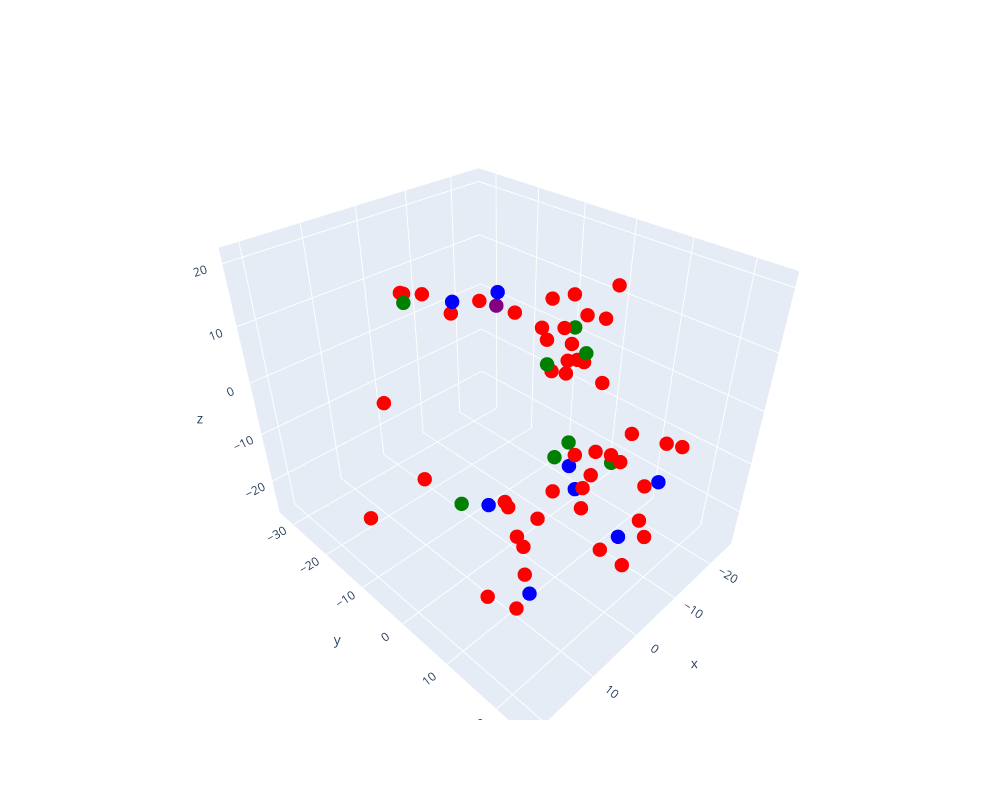

The code cell stored with this chart in its notebook:
### Code cell
device = torch.device("cuda:0" if torch.cuda.is_available() else "cpu")
%run mrs.ipynb

### Figure 1 — Plotly figure (JSON) as saved in the notebook; plotly's stock layout.template omitted (floating-point values rounded to 4 significant figures)
{"data": [{"marker": {"color": ["green", "green", "green", "green", "green", "green", "green", "green", "purple", "green", "blue", "blue", "blue", "blue", "blue", "blue", "blue", "blue", "blue", "red", "red", "red", "red", "red", "red", "red", "red", "red", "red", "red", "red", "red", "red", "red", "red", "red", "red", "red", "red", "red", "red", "red", "red", "red", "red", "red", "red", "red", "red", "red", "red", "red", "red", "red", "red", "red", "red", "red", "red", "red", "red", "red", "red", "red", "red", "red", "red", "red", "red"], "colorscale": [[0, "#440154"], [0.1111, "#482878"], [0.2222, "#3e4989"], [0.3333, "#31688e"], [0.4444, "#26828e"], [0.5556, "#1f9e89"], [0.6667, "#35b779"], [0.7778, "#6ece58"], [0.8889, "#b5de2b"], [1, "#fde725"]], "opacity": 1, "size": 5}, "mode": "markers", "text": ["TRUFUFB128F931C207", "TRRKXNQ128F9339002", "TRBGSFN128F9324F03", "TRGBFPD128F9342C5B", "TRJCBVC128F42581E1", "TRHAPQK128F932A793", "TRILEBD128F149855C", "TROZTEN12903CE4349", "TRQVSFC128F425582C", "TRDZVAX128F427C6FA", "TRFUMNQ128F933906A", "TRUZITH128F4289515", "TROWHLF12903D01B43", "TRJMIEZ128F934765F", "TRXWUSJ12903CE4291", "TRMGVXA128F147A025", "TRNNGMK128F423F034", "TROHKLC128F425924E", "TRLLBPN128F9344596", "TRCPVKZ128E07840F5", "TRCTSMD128E07993C9", "TRUEZCH128F92EB57C", "TRFGUDM128F14989B4", "TRFLJDW128F428B0B9", "TRFXZBQ128E0792A45", "TRHHANT128F933E6B4", "TRELYSZ12903CAF337", "TRIKFBG128F429EFCC", "TRLLEBN128EF34F646", "TRAOWOQ128F932C658", "TRPQEOJ128F934C869", "TRBAEIV128F9338CC0", "TRWUHOB128F930982A", "TRWEHMI12903D0199B", "TRUZSNU128F4235052", "TRVFTAS128F931EA86", "TRRGVHI128F932C384", "TRFVCFN128F42AD5FC", "TRFSQVJ128F424CCE7", "TRUGLCD12903C9D1C6", "TRDTDUR128F42AF953", "TRLBHMR128F92FC6BF", "TRCKJOQ128F9332477", "TRQATBZ128F9329C5C", "TRIGNWV128F424D0FE", "TRXCIRY128F92E81CC", "TRGUKOE128F9334377", "TRQQYKP128F1482484", "TRVDPTF128E079436A", "TRJZVYD128F9338C02", "TRILSEZ128F427FC57", "TRJDCYY12903CDEC04", "TRNXFMV12903CD4460", "TRYWQDU12903C98A19", "TRTZMDC128F4278F68", "TRRZOBS128F424E4DA", "TRLLWOS128F9332861", "TRXOXLY128F42727F5", "TRFELDK128F9333C72", "TRYVNPM128F9348492", "TRBIPZI12903CD03B9", "TRPVFYU128E07984B4", "TRZAYAJ128F4250729", "TRUNLHE12903CBB298", "TRXFDRB128E078A723", "TRMUSCI128F93481B1", "TRINCRL128F148B0C7", "TRDNTZC12903CB5146", "TRFOXBG128F427EC52"], "type": "scatter3d", "x": [19.31, -12.91, -5.505, 1.129, 11.88, -25.14, 4.504, -14.0, -10.28, 16.48, 6.327, -6.872, -5.807, -1.05, 19.31, 7.408, -6.63, 16.42, -8.651, -18.32, 0.4358, -17.41, 2.371, -1.086, -2.796, 3.901, -1.847, -10.55, -2.921, -21.29, 21.64, -21.57, -21.23, -3.564, 3.88, -3.681, -13.97, 3.697, 7.795, 19.31, -6.816, 19.31, -15.4, 13.13, 17.07, 0.6851, -7.584, -3.722, 8.164, -15.74, -3.165, 19.31, 15.98, -1.134, -3.241, -6.882, 12.16, 7.66, -5.318, -22.86, -11.21, 13.08, -9.152, -15.81, -22.1, 4.883, -16.68, -9.455, -7.925], "y": [-4.227, 9.476, 1.621, 11.79, 18.37, -9.271, -18.12, 2.059, -13.61, 6.88, 10.25, -9.869, 22.31, 11.77, -4.227, -3.821, 16.47, 11.93, 4.423, -5.183, 15.44, -8.892, 2.583, 17.35, 13.56, 15.16, -26.49, -32.62, -28.76, -11.39, -7.224, 1.575, -5.229, 5.553, 9.147, 11.2, 18.03, 24.23, 6.28, -4.227, 20.83, -4.227, -2.599, 12.13, 12.2, 24.05, 0.7627, 1.963, 20.02, 4.28, 7.811, -4.227, 17.93, 18.89, 15.72, 7.218, 12.86, 9.948, -12.23, -9.753, -25.78, 13.89, 8.657, -2.289, -4.461, -15.74, 10.19, 22.98, 18.99], "z": [9.182, -11.39, 6.715, 1.631, 8.951, 0.8397, 13.08, 5.166, 8.88, -2.806, -25.76, 13.73, -3.275, -8.116, 9.182, 19.46, -18.34, 0.196, -12.51, -3.674, -2.389, 1.685, 18.41, 1.319, -1.195, 2.929, 9.392, 4.081, 8.363, 6.973, -11.38, 13.73, -2.275, -13.98, -12.41, -13.94, -3.442, -10.87, -8.453, 9.182, -15.43, 9.182, 1.216, -2.175, -16.06, -4.895, 4.241, 13.56, 2.897, -0.01815, 20.9, 9.182, -8.074, 0.9912, -19.2, 16.29, -7.631, -14.89, 11.99, 1.435, 2.571, -20.43, 15.45, 4.263, -2.777, -19.28, -7.286, 1.174, -7.367]}], "layout": {"height": 800, "legend": {"title": {"text": "Songs"}}, "scene": {"xaxis": {"title": {"text": "x"}}, "yaxis": {"title": {"text": "y"}}, "zaxis": {"title": {"text": "z"}}}, "width": 1000}}
